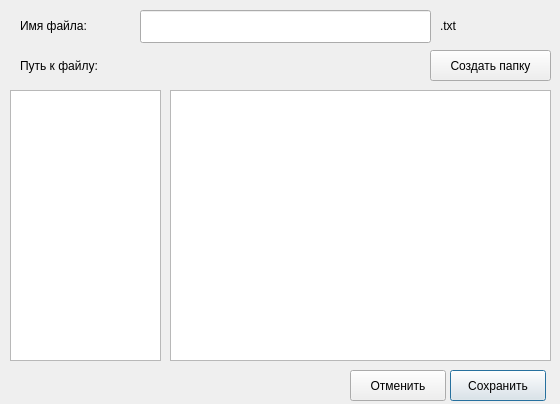
<?xml version="1.0" encoding="UTF-8"?>
<ui version="4.0">
 <class>Save</class>
 <widget class="QDialog" name="Save">
  <property name="geometry">
   <rect>
    <x>0</x>
    <y>0</y>
    <width>560</width>
    <height>404</height>
   </rect>
  </property>
  <property name="windowTitle">
   <string>Dialog</string>
  </property>
  <widget class="QLineEdit" name="lineEdit">
   <property name="geometry">
    <rect>
     <x>140</x>
     <y>10</y>
     <width>291</width>
     <height>33</height>
    </rect>
   </property>
  </widget>
  <widget class="QLabel" name="label">
   <property name="geometry">
    <rect>
     <x>20</x>
     <y>10</y>
     <width>99</width>
     <height>31</height>
    </rect>
   </property>
   <property name="text">
    <string>Имя файла:</string>
   </property>
   <property name="buddy">
    <cstring>label</cstring>
   </property>
  </widget>
  <widget class="QPushButton" name="save">
   <property name="geometry">
    <rect>
     <x>450</x>
     <y>370</y>
     <width>96</width>
     <height>31</height>
    </rect>
   </property>
   <property name="text">
    <string>Сохранить</string>
   </property>
  </widget>
  <widget class="QPushButton" name="cancel">
   <property name="geometry">
    <rect>
     <x>350</x>
     <y>370</y>
     <width>96</width>
     <height>31</height>
    </rect>
   </property>
   <property name="text">
    <string>Отменить</string>
   </property>
  </widget>
  <widget class="QLabel" name="label_2">
   <property name="geometry">
    <rect>
     <x>20</x>
     <y>50</y>
     <width>111</width>
     <height>31</height>
    </rect>
   </property>
   <property name="text">
    <string>Путь к файлу:</string>
   </property>
   <property name="buddy">
    <cstring>label</cstring>
   </property>
  </widget>
  <widget class="QTreeView" name="treeView">
   <property name="geometry">
    <rect>
     <x>170</x>
     <y>90</y>
     <width>381</width>
     <height>271</height>
    </rect>
   </property>
   <property name="minimumSize">
    <size>
     <width>361</width>
     <height>271</height>
    </size>
   </property>
  </widget>
  <widget class="QListView" name="listView">
   <property name="geometry">
    <rect>
     <x>10</x>
     <y>90</y>
     <width>151</width>
     <height>271</height>
    </rect>
   </property>
  </widget>
  <widget class="QLabel" name="label_3">
   <property name="geometry">
    <rect>
     <x>150</x>
     <y>50</y>
     <width>281</width>
     <height>31</height>
    </rect>
   </property>
   <property name="text">
    <string/>
   </property>
   <property name="buddy">
    <cstring>label</cstring>
   </property>
  </widget>
  <widget class="QLabel" name="label_4">
   <property name="geometry">
    <rect>
     <x>440</x>
     <y>10</y>
     <width>31</width>
     <height>31</height>
    </rect>
   </property>
   <property name="text">
    <string>.txt</string>
   </property>
   <property name="buddy">
    <cstring>label</cstring>
   </property>
  </widget>
  <widget class="QPushButton" name="createDir">
   <property name="geometry">
    <rect>
     <x>430</x>
     <y>50</y>
     <width>121</width>
     <height>31</height>
    </rect>
   </property>
   <property name="text">
    <string>Создать папку</string>
   </property>
  </widget>
 </widget>
 <resources/>
 <connections/>
</ui>
